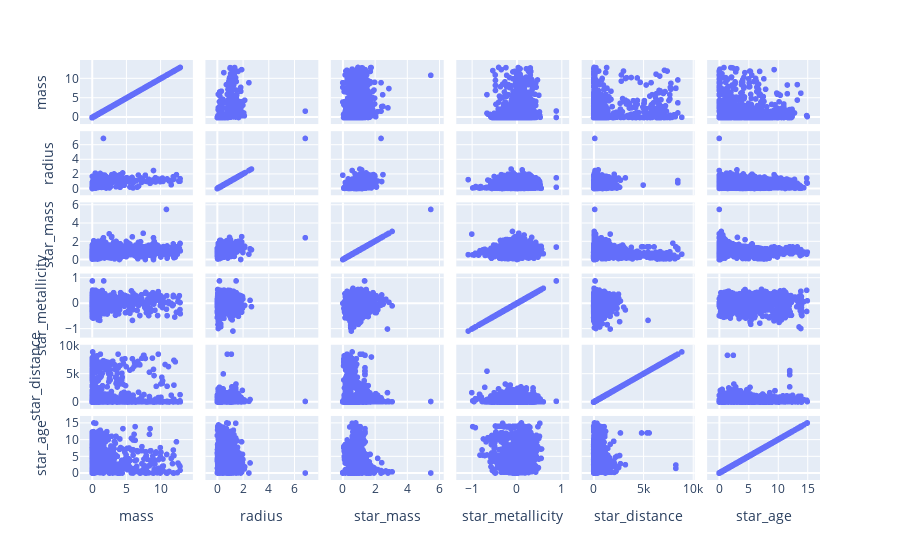

Notebook code for this chart:
### Code cell
px.scatter_matrix(df[columns_to_check], dimensions=columns_to_check)

### Figure 1 — Plotly figure (JSON) as saved in the notebook; plotly's stock layout.template omitted (floating-point values rounded to 4 significant figures; data arrays with more than 128 entries replaced by an {"elided": "..."} marker saying what was removed)
{"data": [{"dimensions": [{"axis": {"matches": true}, "label": "mass", "values": {"elided": "5986 float values"}}, {"axis": {"matches": true}, "label": "radius", "values": {"elided": "5986 float values"}}, {"axis": {"matches": true}, "label": "star_mass", "values": {"elided": "5986 float values"}}, {"axis": {"matches": true}, "label": "star_metallicity", "values": {"elided": "5986 float values"}}, {"axis": {"matches": true}, "label": "star_distance", "values": {"elided": "5986 float values"}}, {"axis": {"matches": true}, "label": "star_age", "values": {"elided": "5986 float values"}}], "hovertemplate": "%{xaxis.title.text}=%{x}<br>%{yaxis.title.text}=%{y}<extra></extra>", "legendgroup": "", "marker": {"color": "#636efa", "symbol": "circle"}, "name": "", "showlegend": false, "type": "splom"}], "layout": {"dragmode": "select", "legend": {"tracegroupgap": 0}, "margin": {"t": 60}}}
